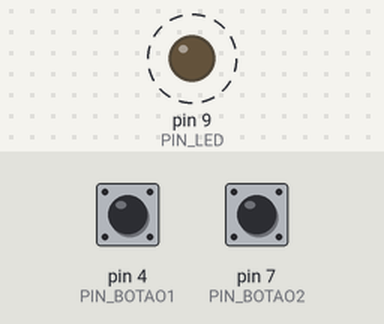
The sketch below on a simulated Arduino Uno, built with avr-gcc and run on an emulated ATmega328P. Parts: output pins drawn as LEDs (lit = HIGH). Dashed ring = blinking. Inputs (shaded band) come from the test bench; at power-on: pin 4 (PIN_BOTAO1) HIGH, pin 7 (PIN_BOTAO2) HIGH.

Above: at 0.5 s.
Timing chart, 0 to 4.6 s (numbered marks = the images above):
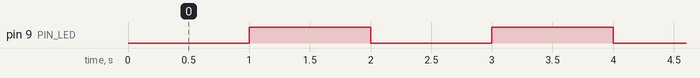

Measured:
- by itself, pin 9 (PIN_LED): alternates HIGH for 1.0 s and LOW for 1.0 s

The sketch:

Tarefa_01.ino
```cpp
#define PIN_LED 9
#define PIN_BOTAO1 4
#define PIN_BOTAO2 7

int v1,v2;
int est_b1,est_b2;
unsigned long inst_b1,inst_b2,tempo;
unsigned int tempo_piscar;
int estado;
bool apertou1=false,apertou2=false;

void setup() {
  pinMode(PIN_LED,OUTPUT);
  pinMode(PIN_BOTAO1,INPUT);
  pinMode(PIN_BOTAO2,INPUT);

  est_b1=1;
  est_b2=1;
  tempo_piscar=1000;
  estado=LOW;
  tempo=0;
}

void loop() {
  v1=digitalRead(PIN_BOTAO1);
  if(!v1){
    if(est_b1){
      if(tempo_piscar>=40)
        tempo_piscar-=20;
      apertou1=true;
      inst_b1=millis();
    }
  }
  v2=digitalRead(PIN_BOTAO2);
  if(!v2){
    if(est_b2){
      tempo_piscar+=20;
      apertou2=true;
      inst_b2=millis();
    }
  }
  if(apertou1 && apertou2){
    if(inst_b1>inst_b2){
      if((inst_b1-inst_b2)<=500)
        while(1);
    }else{
      if((inst_b2-inst_b1)<=500)
        while(1);
    }
  }
  est_b1=v1;
  est_b2=v2;
  if((millis()-tempo)>=tempo_piscar){
    tempo=millis();
    estado=!estado;
    digitalWrite(PIN_LED,estado);
  }
}
```
